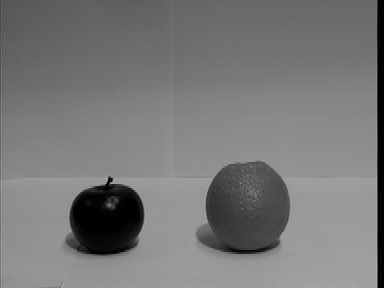
%> input picture Blatt01/images/fruitsA.png, 384 x 288 px
$ octave sh01ex01.m   (GNU Octave 9; MATLAB toolbox functions it lacks are replaced by stand-ins)
%> lines starting %> are read from the running program, lines starting %| are printed output that depends on the picture
### Blatt01/myHistogram.m
function H = myHistogram(im)
    H = zeros(1,256);
    [width, height] = size(im);
    for x = 1:width
        for y = 1:height
            intensity = im(x,y);
            assert(intensity >= 0 & intensity <= 255, "Not all matrix elements are between 0 and 255");
            H(intensity+1) = H(intensity+1) + 1;
        end
    end
    H .*= 1/(width*height);
end

### Blatt01/sh01ex01.m
% Read the images
fruitsA = imread('images/fruitsA.png');
%> fruitsA is the input picture: size 288x384 uint8; min 0, max 169, mean 120.1
fruitsB = imread('images/fruitsB.png');
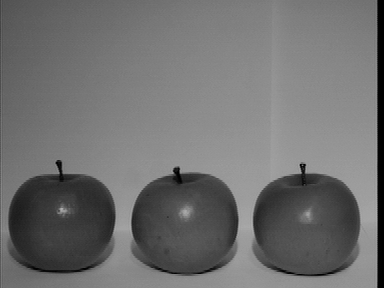
%> input picture Blatt01/images/fruitsB.png, 384 x 288 px
%> fruitsB is the input picture: size 288x384 uint8; min 0, max 176, mean 111.6

% Calculate the histograms
histA = myHistogram(fruitsA);
%> after the loop in myHistogram, `for x = 1:width`: H = 256 values, max 3450 at index 155, min 0 at index 171, mean 432
%> histA = 256 values, max 0.0312 at index 155, min 0 at index 171, mean 0.00391
histB = myHistogram(fruitsB);
%> histB = 256 values, max 0.0237 at index 137, min 0 at index 175, mean 0.00391

% Plot the histograms
figure();

subplot(2,2,1);
imshow(fruitsA);
title('fruitsA.png');

subplot(2,2,2);
plot(0:255, histA);
axis([0 255 0 0.04]);
title('Histogramm for fruitsA.png');
xlabel('Intensity');
ylabel('Probability');

subplot(2,2,3);
imshow(fruitsB);
title('fruitsB.png');

subplot(2,2,4);
plot(0:255, histB);
axis([0 255 0 0.05]);
title('Histogramm for fruitsB.png');
xlabel('Intensity');
ylabel('Probability');
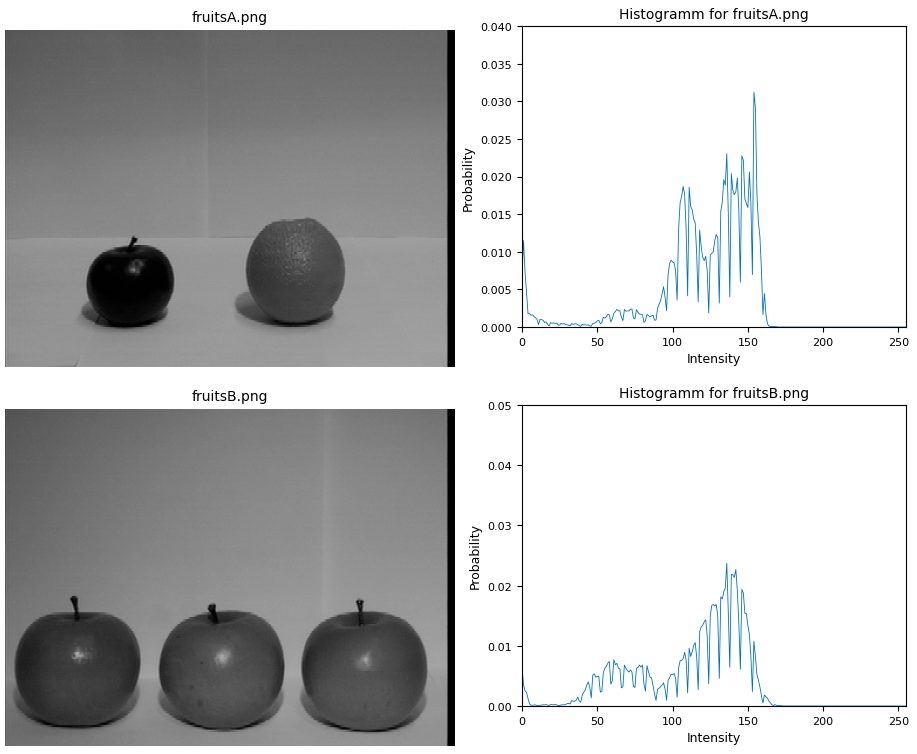
%> figure redrawn from the program's plot data, 4 panels

print('Histograms','-depsc')
